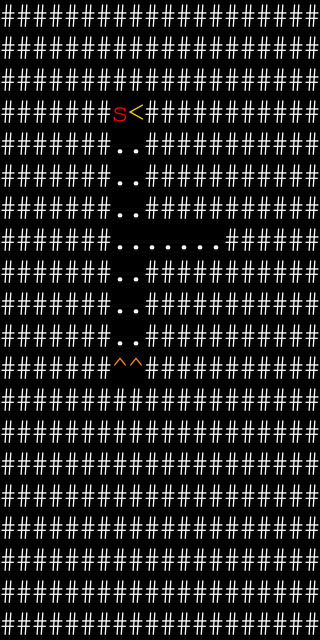

A level layout from a 2D game, rendered from its tile map. Below: a short description, then the map file with its tile-grid data intact:
An orthogonal 20x20 tile map with 16x32 px tiles, 2 tile layers (Terrain, Foes).

<map version="1.10" tiledversion="1.11.2" orientation="orthogonal" renderorder="right-down" width="20" height="20" tilewidth="16" tileheight="32" infinite="0" nextlayerid="4" nextobjectid="1">
 <properties>
  <property name="fp_regen" type="int" value="100" />
  <property name="name" value="Time lab - Deathbound" />
  <property name="senses" value="Self;Sight;Touch;Hearing" />
  <property name="timeline_length" type="int" value="100" />
  <property name="timeline_type" value="Asynchronous" />
 </properties>
 <tileset firstgid="1" source="tileset/editor.tsx" />
 <layer id="1" name="Terrain" width="20" height="20">
  <data encoding="csv">
5,5,5,5,5,5,5,5,5,5,5,5,5,5,5,5,5,5,5,5,
5,5,5,5,5,5,5,5,5,5,5,5,5,5,5,5,5,5,5,5,
5,5,5,5,5,5,5,5,5,5,5,5,5,5,5,5,5,5,5,5,
5,5,5,5,5,5,5,1,8,5,5,5,5,5,5,5,5,5,5,5,
5,5,5,5,5,5,5,1,1,5,5,5,5,5,5,5,5,5,5,5,
5,5,5,5,5,5,5,1,1,5,5,5,5,5,5,5,5,5,5,5,
5,5,5,5,5,5,5,1,1,5,5,5,5,5,5,5,5,5,5,5,
5,5,5,5,5,5,5,1,1,1,1,1,1,1,5,5,5,5,5,5,
5,5,5,5,5,5,5,1,1,5,5,5,5,5,5,5,5,5,5,5,
5,5,5,5,5,5,5,1,1,5,5,5,5,5,5,5,5,5,5,5,
5,5,5,5,5,5,5,1,1,5,5,5,5,5,5,5,5,5,5,5,
5,5,5,5,5,5,5,3,3,5,5,5,5,5,5,5,5,5,5,5,
5,5,5,5,5,5,5,5,5,5,5,5,5,5,5,5,5,5,5,5,
5,5,5,5,5,5,5,5,5,5,5,5,5,5,5,5,5,5,5,5,
5,5,5,5,5,5,5,5,5,5,5,5,5,5,5,5,5,5,5,5,
5,5,5,5,5,5,5,5,5,5,5,5,5,5,5,5,5,5,5,5,
5,5,5,5,5,5,5,5,5,5,5,5,5,5,5,5,5,5,5,5,
5,5,5,5,5,5,5,5,5,5,5,5,5,5,5,5,5,5,5,5,
5,5,5,5,5,5,5,5,5,5,5,5,5,5,5,5,5,5,5,5,
5,5,5,5,5,5,5,5,5,5,5,5,5,5,5,5,5,5,5,5
</data>
 </layer>
 <layer id="2" name="Foes" width="20" height="20">
  <data encoding="csv">
0,0,0,0,0,0,0,0,0,0,0,0,0,0,0,0,0,0,0,0,
0,0,0,0,0,0,0,0,0,0,0,0,0,0,0,0,0,0,0,0,
0,0,0,0,0,0,0,0,0,0,0,0,0,0,0,0,0,0,0,0,
0,0,0,0,0,0,0,7,0,0,0,0,0,0,0,0,0,0,0,0,
0,0,0,0,0,0,0,0,0,0,0,0,0,0,0,0,0,0,0,0,
0,0,0,0,0,0,0,0,0,0,0,0,0,0,0,0,0,0,0,0,
0,0,0,0,0,0,0,0,0,0,0,0,0,0,0,0,0,0,0,0,
0,0,0,0,0,0,0,0,0,0,0,0,0,0,0,0,0,0,0,0,
0,0,0,0,0,0,0,0,0,0,0,0,0,0,0,0,0,0,0,0,
0,0,0,0,0,0,0,0,0,0,0,0,0,0,0,0,0,0,0,0,
0,0,0,0,0,0,0,0,0,0,0,0,0,0,0,0,0,0,0,0,
0,0,0,0,0,0,0,0,0,0,0,0,0,0,0,0,0,0,0,0,
0,0,0,0,0,0,0,0,0,0,0,0,0,0,0,0,0,0,0,0,
0,0,0,0,0,0,0,0,0,0,0,0,0,0,0,0,0,0,0,0,
0,0,0,0,0,0,0,0,0,0,0,0,0,0,0,0,0,0,0,0,
0,0,0,0,0,0,0,0,0,0,0,0,0,0,0,0,0,0,0,0,
0,0,0,0,0,0,0,0,0,0,0,0,0,0,0,0,0,0,0,0,
0,0,0,0,0,0,0,0,0,0,0,0,0,0,0,0,0,0,0,0,
0,0,0,0,0,0,0,0,0,0,0,0,0,0,0,0,0,0,0,0,
0,0,0,0,0,0,0,0,0,0,0,0,0,0,0,0,0,0,0,0
</data>
 </layer>
</map>
